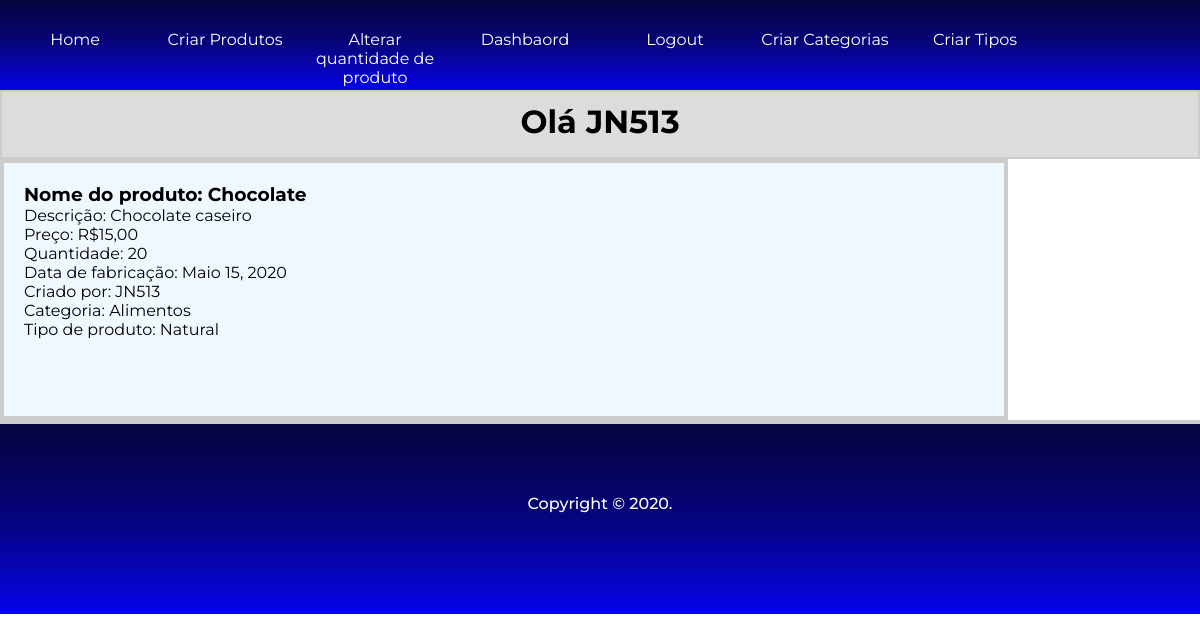
/dashboard (signed in), run on an earlier commit of the app's database.
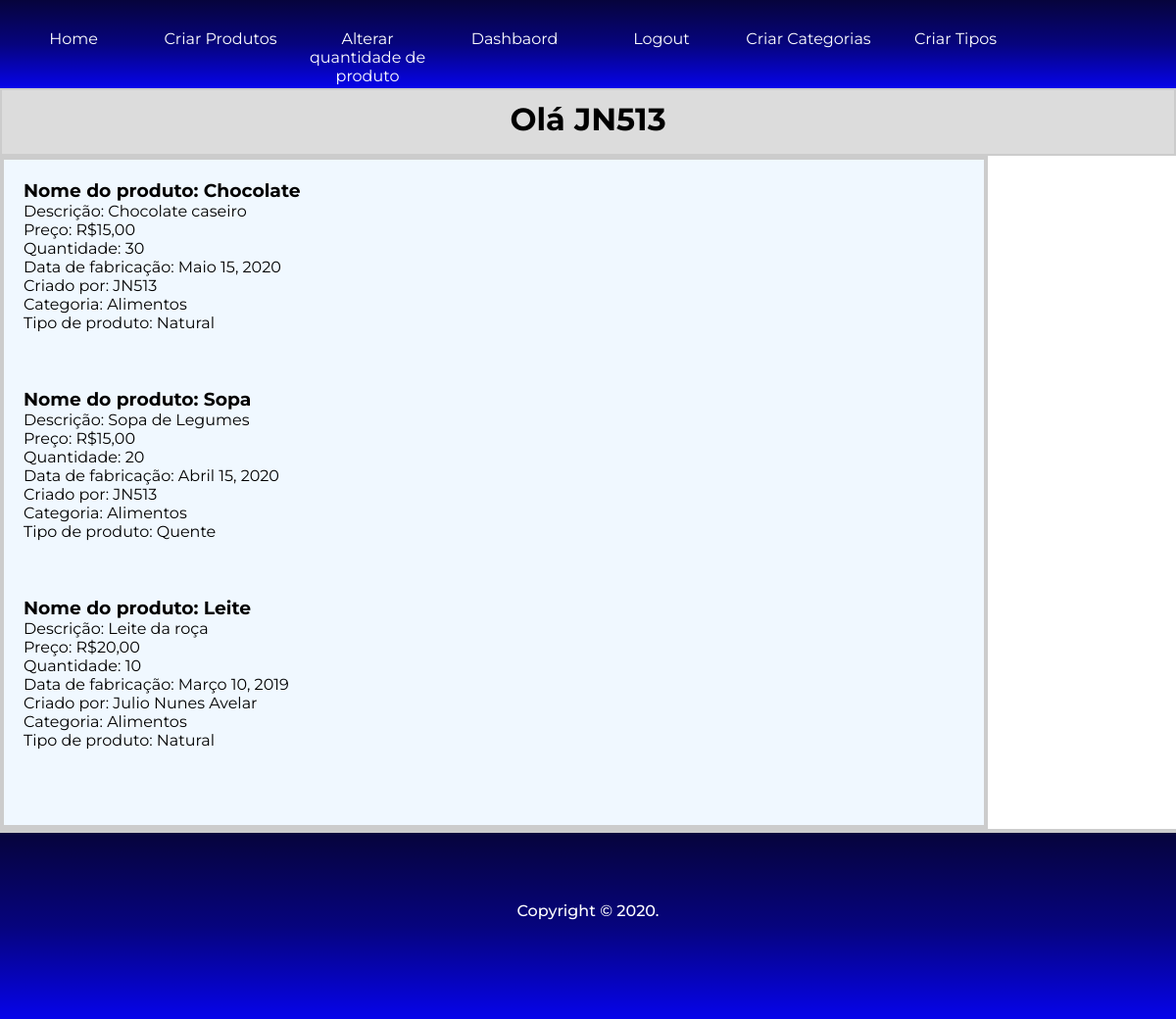
And on a later commit of the database.
### core/models.py (models this page shows, shortened)
class Produto(models.Model):
    nome = models.CharField(max_length=50, db_index=True)
    descricao = models.TextField()
    preco = models.IntegerField()
    quantidade = models.IntegerField()
    datadecriacao = models.DateTimeField(default=datetime.now,blank=True)
    datadefabricacao = models.DateField(max_length=20)
    criador = models.ForeignKey(User , on_delete=models.CASCADE)
    categoria = models.ForeignKey(Categoria , on_delete=models.CASCADE)
    tipo = models.ForeignKey(Tipo, on_delete=models.CASCADE)

class Categoria(models.Model):
    nome = models.CharField(max_length=50, db_index=True)
    datetime = models.DateTimeField(default=datetime.now,blank=True)
    def __str__(self):
        return self.nome

class Tipo(models.Model):
    nome = models.CharField(max_length=50, db_index=True)
    categoriadotipo = models.ForeignKey(Categoria , on_delete=models.CASCADE)
    datetime = models.DateTimeField(default=datetime.now,blank=True)
    def __str__(self):
        return self.nome

### core/views.py (the view)
# urls.py: path('dashboard', views.dashboard, name='dashboard'),
def dashboard(request):
    if request.user.is_authenticated:
        produtos = Produto.objects.order_by('datadecriacao')
        dados = {
            'produtos':produtos,
        }
        return render(request ,'dashboard.html',dados)
    else:
        return redirect('login')

### templates/dashboard.html
{% extends 'base.html' %}
{% load static %}
{% block content %}
{% include 'base/menu.html' %}
<div id="dash">
    <h1>Olá {{ user.username }}</h1>
</div>
<div class="maindash">
    {% for produto in produtos %}
        <div>
            <h3>Nome do produto: {{produto.nome}}</h3>
            <p>Descrição: {{produto.descricao}}</p>
            <p>Preço: R${{produto.preco}},00</p>
            <p>Quantidade: {{produto.quantidade}}</p>
            <p>Data de fabricação: {{produto.datadefabricacao}}</p>
            <p>Criado por: {{produto.criador}}</p>
            <p>Categoria: {{produto.categoria}}</p>
            <p>Tipo de produto: {{produto.tipo}}</p>
        </div><br><br><br>
    {% endfor %}
</div>
{% include 'base/footer.html' %}
{% endblock %}

### templates/base.html (shortened to what this page needs)
{% load static %}
<!DOCTYPE html>
<html lang="pt-br">
<head>
    <link rel="stylesheet" href="{% static 'css/site.css' %}">
</head>
<body>
    {% block content %}
    {% endblock %}
</body>
</html>

### templates/base/menu.html
{% load static %}
{% block content %}
<div>
    <nav>
        <ul>
            {% if user.is_authenticated %}
            <li><a href="{% url 'index'%}">Home</a></li>
            <li><a href="{% url 'cria_produtos'%}">Criar Produtos</a></li>
            <li><a href="{% url 'muda_estoque' %}">Alterar quantidade de produto</a></li>
            <li><a href="{% url 'dashboard'%}">Dashbaord</a></li>
            <li><a href="{% url 'logout'%}">Logout</a></li>
            {% else %}
            <li><a href="{% url 'index'%}">Home</a></li>
            <li><a href="{% url 'login'%}">Login</a></li>
            <li><a href="{% url 'cadastro'%}">Cadastro</a></li>
            {% endif %}
            {% if user.is_staff %}
            <li><a href="{% url 'cria_categoria'%}">Criar Categorias</a></li>
            <li><a href="{% url 'cria_tipo'%}">Criar Tipos</a></li>
            {% endif %}
        </ul>
    </nav>
</div>
{% endblock %}

### templates/base/footer.html
{% load static %}
{% block content %}
<footer>
    <p>Copyright &copy 2020.</p>
</footer>
{% endblock %}

### static/css/site.css (style rules this page uses)
* { padding: 0; margin: 0; font-family: 'Montserrat', sans-serif; }
html { width: 100%; height: 100%; }
nav { padding-top: 20px; width: 100%; height: 70px; justify-content: space-between; background: linear-gradient(180deg, #06043C, #06047D, #0604EA); }
nav ul { display: flex; list-style: none; position: relative; }
nav ul li { width: 150px; }
nav ul li a { text-decoration: none; color: white; display: block; padding: 10px 10px; text-align: center; }
body { align-items: center; }
#dash { text-align: center; height: 40px; background-color: #dcdcdc; padding-top: 10px; padding-bottom: 15px; border: 2px solid #ccc; }
.maindash { padding: 20px; width: 80%; border: 4px solid #ccc; background-color: #F0F8FF; }
footer { background: linear-gradient(180deg, #06043C, #06047D, #0604EA); height: 15vh; width: 100%; border-top: 4px solid #ccc; text-align: center; color: white; padding-top: 70px; }
footer p { font-size: 1.0em; font-weight: 500; }

What changed in the data, as far as the page shows it:
changed Produto "Chocolate": quantidade "20" → "30"
added Produto: nome "Sopa", descricao "Sopa de Legumes", preco "15", quantidade "20", datadefabricacao "Abril 15, 2020", criador "JN513", categoria "Alimentos", tipo "Quente"
added Produto: nome "Leite", descricao "Leite da roça", preco "20", quantidade "10", datadefabricacao "Março 10, 2019", criador "Julio Nunes Avelar", categoria "Alimentos", tipo "Natural"
